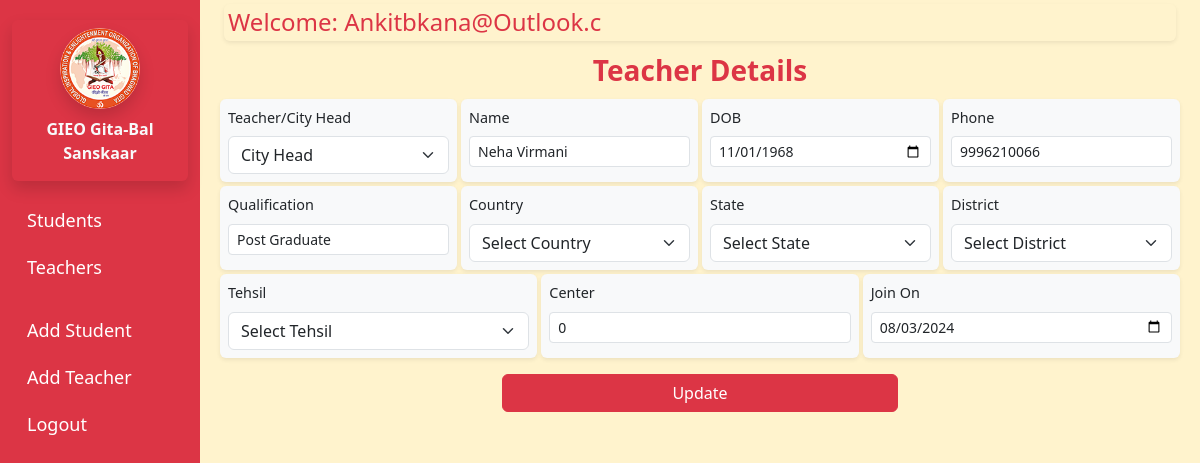
/admin/updateTeacher.php?user=16 (signed in), run on the app's committed database.
### tables this page shows
CREATE TABLE `teachers` (
  `id` int(11) NOT NULL,
  `teacher_type` varchar(50) NOT NULL,
  `name` varchar(100) NOT NULL,
  `dob` date DEFAULT NULL,
  `phone` varchar(20) DEFAULT NULL,
  `pic` varchar(80) DEFAULT NULL,
  `qualification` varchar(80) DEFAULT NULL,
  `country` varchar(50) DEFAULT NULL,
  `state` varchar(50) DEFAULT NULL,
  `district` varchar(50) DEFAULT NULL,
  `tehsil` varchar(50) DEFAULT NULL,
  `address` text DEFAULT NULL,
  `center` bigint(50) DEFAULT NULL,
  `userpassword` varchar(500) DEFAULT NULL,
  `dt` timestamp NULL DEFAULT current_timestamp()
);

### admin/updateTeacher.php (the view, shortened to what this page needs)
<?php
require_once '../config/_db.php';
$user_id = isset($_GET['user']) ? intval($_GET['user']) : 0;
$teacher = null;
if ($user_id > 0) {
    $sql_fetch = "SELECT * FROM teachers WHERE id = ?";
    $stmt_fetch = $conn->prepare($sql_fetch);
    $stmt_fetch->bind_param("i", $user_id);
    $stmt_fetch->execute();
    $result = $stmt_fetch->get_result();
    if ($result->num_rows > 0) {
        $teacher = $result->fetch_assoc();
    }
}
?>
<?php include '_header.php'; ?>
<main class="col-md-9 ms-sm-auto col-lg-10 px-md-4 overflow-y-scroll">
    <div class="h4 text-center shadow-sm my-1 p-1 align-items-center rounded-2 text-danger d-flex justify-content-between">
        Welcome: <?php echo mb_convert_case($_SESSION['username'], MB_CASE_TITLE) ?>
    </div>
    <form action="../parts/teacher_update.php" method="post">
        <div class="text-center fw-bold my-2 text-danger fs-3">Teacher Details</div>
        <div class="row d-flex gap-1 flex-wrap fs-7 px-2">
            <div class="form-item bg-light shadow-sm rounded p-2 flex-grow-1 flex-shrink-0">
                <label for="type" class="form-label">Teacher/City Head</label>
                <select id="type" name="type" class="form-select" required>
                    <?php
                    $arr = ['City Head', 'Teacher'];
                    foreach ($arr as $value) {
                        $selected = ($teacher && $teacher['teacher_type'] == $value) ? 'selected' : '';
                        echo '<option ' . $selected . ' value="' . $value . '">' . $value . '</option>';
                    }
                    ?>
                </select>
            </div>
            <div class="form-item bg-light shadow-sm rounded p-2 flex-grow-1 flex-shrink-0">
                <label for="name" class="form-label">Name</label>
                <input type="text" class="form-control form-control-sm" id="name" name="name" value="<?php echo htmlspecialchars($teacher['name'] ?? ''); ?>">
            </div>
            <div class="form-item bg-light shadow-sm rounded p-2 flex-grow-1 flex-shrink-0">
                <label for="dob" class="form-label">DOB</label>
                <input type="date" class="form-control form-control-sm" id="dob" name="dob" value="<?php echo htmlspecialchars($teacher['dob'] ?? ''); ?>">
            </div>
            <div class="form-item bg-light shadow-sm rounded p-2 flex-grow-1 flex-shrink-0">
                <label for="phone" class="form-label">Phone</label>
                <input type="text" class="form-control form-control-sm" id="phone" name="phone" onkeypress="return onlyDigits(event)" size="10" minlength="10" maxlength="10" value="<?php echo htmlspecialchars($teacher['phone'] ?? ''); ?>">
            </div>
            <div class="form-item bg-light shadow-sm rounded p-2 flex-grow-1 flex-shrink-0">
                <label for="name" class="form-label">Qualification</label>
                <input type="text" class="form-control form-control-sm" id="qualification" name="qualification" value="<?php echo htmlspecialchars($teacher['qualification'] ?? ''); ?>">
            </div>
            <div class="form-item bg-light shadow-sm rounded p-2 flex-grow-1 flex-shrink-0">
                <label for="countrySelect" class="form-label">Country</label>
                <select id="countrySelect" name="country" class="form-select" required onchange="loadState(this)">
                    <option value="">Select Country</option>
                </select>
            </div>
            <div class="form-item bg-light shadow-sm rounded p-2 flex-grow-1 flex-shrink-0">
                <label for="state" class="form-label">State</label>
                <select id="stateSelect" name="state" class="form-select" required onchange="loadDistrict(this)">
                    <option value="">Select State</option>
                </select>
            </div>
            <div class="form-item bg-light shadow-sm rounded p-2 flex-grow-1 flex-shrink-0">
                <label for="district" class="form-label">District</label>
                <select id="districtSelect" name="district" class="form-select" required onchange="loadTehsil(this)">
                    <option value="">Select District</option>
                </select>
            </div>
            <div class="form-item bg-light shadow-sm rounded p-2 flex-grow-1 flex-shrink-0">
                <label for="tehsil" class="form-label">Tehsil</label>
                <select id="tehsil" name="tehsil" class="form-select" required>
                    <option value="">Select Tehsil</option>
                </select>
            </div>
            <div class="form-item bg-light shadow-sm rounded p-2 flex-grow-1 flex-shrink-0">
                <label for="center" class="form-label">Center</label>
                <input type="text" id="center" name="center" class="form-control form-control-sm" value="<?php echo htmlspecialchars($teacher['center'] ?? ''); ?>">
            </div>
            <?php
            $dt = $teacher['dt'] ?? '';
            if (!empty($dt)) {
                $dt = date('Y-m-d', strtotime($dt));
            }
            ?>
            <div class="form-item bg-light shadow-sm rounded p-2 flex-grow-1 flex-shrink-0">
                <label for="center" class="form-label">Join On</label>
                <input type="date" id="dt" name="dt" class="form-control form-control-sm" value="<?php echo htmlspecialchars($dt); ?>">
            </div>
        </div>
        <div class="text-center my-3"><button type="submit" class="btn btn-danger col-5">Update</button></div>
    </form>
</main>
<?php include '_footer.php'; ?>

### admin/_header.php (style rules this page uses)
.form-item { flex: 1 0 230px; }
.fs-7 { font-size: 0.9rem; }

### data on the page
teachers: name "Neha Virmani", dob "11/01/1968", phone "9996210066", qualification "Post Graduate", center "0", dt "08/03/2024"

### other printed values
mb_convert_case($_SESSION['username'], MB_CASE_TITLE) "Ankitbkana@Outlook.c"
form field type "City Head"
